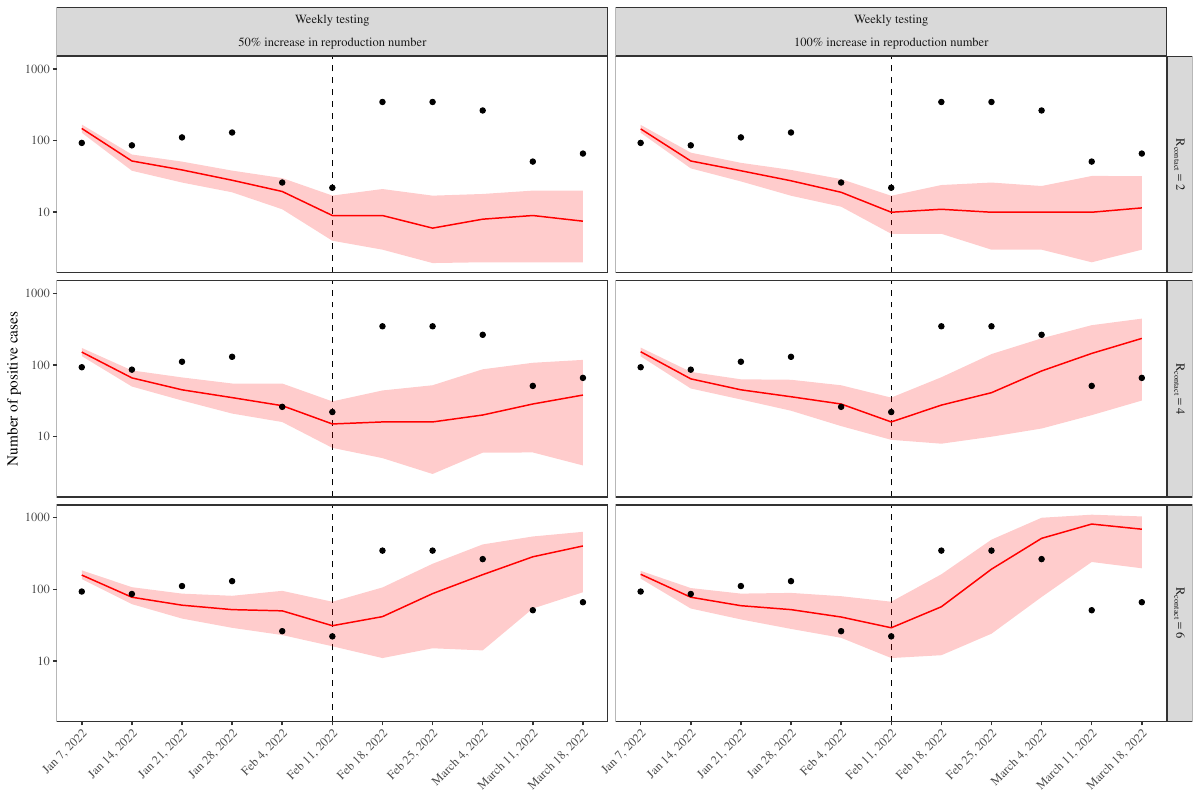

Source code (R):
library(dplyr)
library(tidyr)
library(readxl)
library(ggplot2); theme_set(theme_bw(base_family = "Times"))
library(egg)
library(lubridate)

data_asymp <- read_xlsx("../data/princeton-weekly-positive-03-22-2022.xlsx", sheet=1) %>%
  mutate(
    type="asymp"
  )

data_symp <- read_xlsx("../data/princeton-weekly-positive-03-22-2022.xlsx", sheet=2) %>%
  mutate(
    type="symp"
  )

data <- bind_rows(
  data_asymp, data_symp
)

spring2021 <- data %>%
  filter(`Week Ending` > as.Date("2021-12-31"),
         `Week Ending` <= as.Date("2022-03-18")) %>%
  select(`Week Ending`, `Undergrad Positive Tests`) %>%
  rename(
    date=`Week Ending`,
    Undergrad=`Undergrad Positive Tests`
  ) %>%
  mutate(
    date=as.Date(date)
  )  %>%
  mutate(
    year=substr(date, 1, 4),
    month=as.numeric(gsub("-.*", "", gsub("20..-", "", date))), 
    day=as.numeric(gsub(".*-", "", gsub("20..-", "", date)))
  ) %>%
  arrange(date) %>%
  mutate(
    date=paste0(month.abb[month], " ", day, ", ", year),
    date=factor(date, levels=unique(date))
  ) %>%
  gather(key, value, -date, -year, -month, -day) %>%
  mutate(
    date2=as.Date(paste0(year, "-", month, "-", day))
  ) %>%
  group_by(date, year, month, day, key, date2) %>%
  summarize(
    value=sum(value)
  )

load("../simulation_omicron_spring/simulation_omicron_spring_increase_50_shortI.rda")
load("../simulation_omicron_spring/simulation_omicron_spring_increase_100_shortI.rda")

simall_spring_2021_increase_50 <- lapply(simulation_omicron_spring_increase_50_shortI, function(x){
  lapply(x, function(y) {
    data.frame(
      date=y$datevec,
      time=1:length(y$incidencevec),
      incidence=y$incidencevec,
      cases=y$positivevec,
      R0=y$R0
    )
  }) %>%
    bind_rows(.id="sim")
})  %>%
  bind_rows() 

simall_spring_2021_increase_100 <- lapply(simulation_omicron_spring_increase_100_shortI, function(x){
  lapply(x, function(y) {
    data.frame(
      date=y$datevec,
      time=1:length(y$incidencevec),
      incidence=y$incidencevec,
      cases=y$positivevec,
      R0=y$R0
    )
  }) %>%
    bind_rows(.id="sim")
})  %>%
  bind_rows() 

simall_spring_all <- bind_rows(
  simall_spring_2021_increase_50 %>% mutate(type="Weekly~testing~\n~50~'%'~increase~'in'~reproduction~number"),
  simall_spring_2021_increase_100 %>% mutate(type="Weekly~testing~\n~100~'%'~increase~'in'~reproduction~number")
) %>%
  filter(R0 != 8) %>%
  mutate(
    type=factor(type,
                levels=c(
                  "No~switching",
                  "Weekly~testing",
                  "Weekly~testing~\n~20~'%'~increase~'in'~reproduction~number",
                  "Weekly~testing~\n~50~'%'~increase~'in'~reproduction~number",
                  "Weekly~testing~\n~100~'%'~increase~'in'~reproduction~number"
                ),
                labels=c(
                  "No~switching",
                  "Weekly~testing",
                  "atop('Weekly testing','20% increase in reproduction number')",
                  "atop('Weekly testing','50% increase in reproduction number')",
                  "atop('Weekly testing','100% increase in reproduction number')"
                )),
    R0=factor(R0, 
              levels=c(2, 4, 6),
              labels=paste0("R[contact]==", c(2, 4, 6)))
  )

simall_spring_all_summ <- simall_spring_all %>%
  mutate(
    group=cut(as.numeric(as.Date(date)), breaks=unique(as.numeric(spring2021$date2)))
  ) %>%
  group_by(R0, type, sim, group) %>%
  summarize(
    cases=sum(cases),
    date=max(date)
  ) 

simall_spring_all_summ2 <- simall_spring_all_summ %>%
  group_by(R0, type, date) %>%
  summarize(
    median=median(cases),
    lwr=quantile(cases, 0.05),
    upr=quantile(cases, 0.95)
  )

g1 <- ggplot(simall_spring_all_summ2) +
  geom_vline(xintercept=as.Date("2022-02-11"), lty=2) +
  geom_ribbon(aes(date, ymin=lwr, ymax=upr), alpha=0.2, fill="red") +
  geom_line(aes(date, median), col="red") +
  geom_point(data=spring2021, aes(date2, value)) +
  scale_x_date(breaks=unique(simall_spring_all_summ2$date),
               labels=c("Jan 7, 2022", "Jan 14, 2022", "Jan 21, 2022", "Jan 28, 2022", "Feb 4, 2022",
                        "Feb 11, 2022", "Feb 18, 2022", "Feb 25, 2022", "March 4, 2022", "March 11, 2022", "March 18, 2022")) +
  scale_y_log10("Number of positive cases") +
  facet_grid(R0~type, labeller = label_parsed) +
  theme(
    panel.grid = element_blank(),
    axis.title.x = element_blank(),
    axis.text.x = element_text(angle=45, hjust=1)
  )

ggsave("figure_princeton_simulation_omicron_spring_shortI.pdf", g1, width=12, height=8)
